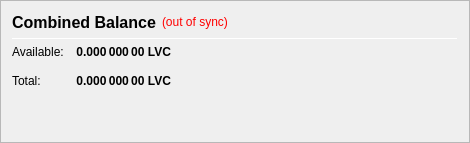
                   <widget class="QFrame" name="frame_CombinedBalances">
                    <property name="minimumSize">
                     <size>
                      <width>470</width>
                      <height>0</height>
                     </size>
                    </property>
                    <property name="frameShape">
                     <enum>QFrame::StyledPanel</enum>
                    </property>
                    <property name="frameShadow">
                     <enum>QFrame::Raised</enum>
                    </property>
                    <layout class="QVBoxLayout" name="verticalLayout_5">
                     <item>
                      <layout class="QHBoxLayout" name="horizontalLayout_5" stretch="0,0,0">
                       <item>
                        <widget class="QLabel" name="label_5z">
                         <property name="minimumSize">
                          <size>
                           <width>0</width>
                           <height>20</height>
                          </size>
                         </property>
                         <property name="font">
                          <font>
                           <pointsize>12</pointsize>
                           <weight>75</weight>
                           <bold>true</bold>
                          </font>
                         </property>
                         <property name="toolTip">
                          <string>Combined Balance (including unconfirmed and immature coins)</string>
                         </property>
                         <property name="text">
                          <string>Combined Balance</string>
                         </property>
                        </widget>
                       </item>
                       <item>
                        <widget class="QLabel" name="labelWalletStatus">
                         <property name="cursor">
                          <cursorShape>WhatsThisCursor</cursorShape>
                         </property>
                         <property name="toolTip">
                          <string>The displayed information may be out of date. Your wallet automatically synchronizes with the Levantcoin network after a connection is established, but this process has not completed yet.</string>
                         </property>
                         <property name="styleSheet">
                          <string notr="true">QLabel { color: red; }</string>
                         </property>
                         <property name="text">
                          <string notr="true">(out of sync)</string>
                         </property>
                         <property name="alignment">
                          <set>Qt::AlignLeading|Qt::AlignLeft|Qt::AlignVCenter</set>
                         </property>
                        </widget>
                       </item>
                       <item>
                        <spacer name="horizontalSpacer_1">
                         <property name="orientation">
                          <enum>Qt::Horizontal</enum>
                         </property>
                         <property name="sizeHint" stdset="0">
                          <size>
                           <width>40</width>
                           <height>20</height>
                          </size>
                         </property>
                        </spacer>
                       </item>
                      </layout>
                     </item>
                     <item>
                      <widget class="Line" name="line_CombinedBalance">
                       <property name="minimumSize">
                        <size>
                         <width>0</width>
                         <height>1</height>
                        </size>
                       </property>
                       <property name="maximumSize">
                        <size>
                         <width>16777215</width>
                         <height>1</height>
                        </size>
                       </property>
                       <property name="orientation">
                        <enum>Qt::Horizontal</enum>
                       </property>
                      </widget>
                     </item>
                     <item>
                      <layout class="QGridLayout" name="gridLayout_3">
                       <property name="spacing">
                        <number>12</number>
                       </property>
                       <item row="1" column="0">
                        <widget class="QLabel" name="labelBalanceTextz">
                         <property name="text">
                          <string>Available:</string>
                         </property>
                        </widget>
                       </item>
                       <item row="1" column="1">
                        <widget class="QLabel" name="labelBalancez">
                         <property name="font">
                          <font>
                           <weight>75</weight>
                           <bold>true</bold>
                          </font>
                         </property>
                         <property name="cursor">
                          <cursorShape>IBeamCursor</cursorShape>
                         </property>
                         <property name="toolTip">
                          <string>Your current spendable balance</string>
                         </property>
                         <property name="text">
                          <string notr="true">0.000 000 00 LVC</string>
                         </property>
                         <property name="alignment">
                          <set>Qt::AlignRight|Qt::AlignTrailing|Qt::AlignVCenter</set>
                         </property>
                         <property name="textInteractionFlags">
                          <set>Qt::LinksAccessibleByMouse|Qt::TextSelectableByKeyboard|Qt::TextSelectableByMouse</set>
                         </property>
                        </widget>
                       </item>
                       <item row="2" column="0">
                        <widget class="QLabel" name="labelTotalTextz">
                         <property name="text">
                          <string>Total:</string>
                         </property>
                        </widget>
                       </item>
                       <item row="2" column="1">
                        <widget class="QLabel" name="labelTotalz">
                         <property name="font">
                          <font>
                           <weight>75</weight>
                           <bold>true</bold>
                          </font>
                         </property>
                         <property name="cursor">
                          <cursorShape>IBeamCursor</cursorShape>
                         </property>
                         <property name="toolTip">
                          <string>Total Balance, including all unavailable coins.</string>
                         </property>
                         <property name="text">
                          <string notr="true">0.000 000 00 LVC</string>
                         </property>
                         <property name="alignment">
                          <set>Qt::AlignRight|Qt::AlignTrailing|Qt::AlignVCenter</set>
                         </property>
                         <property name="textInteractionFlags">
                          <set>Qt::LinksAccessibleByMouse|Qt::TextSelectableByKeyboard|Qt::TextSelectableByMouse</set>
                         </property>
                        </widget>
                       </item>
                       <item row="2" column="3">
                        <spacer name="horizontalSpacer_2">
                         <property name="orientation">
                          <enum>Qt::Horizontal</enum>
                         </property>
                         <property name="sizeHint" stdset="0">
                          <size>
                           <width>40</width>
                           <height>20</height>
                          </size>
                         </property>
                        </spacer>
                       </item>
                      </layout>
                     </item>
                     <item>
                      <spacer name="verticalSpacer_1">
                       <property name="orientation">
                        <enum>Qt::Vertical</enum>
                       </property>
                       <property name="sizeHint" stdset="0">
                        <size>
                         <width>20</width>
                         <height>40</height>
                        </size>
                       </property>
                      </spacer>
                     </item>
                    </layout>
                   </widget>
